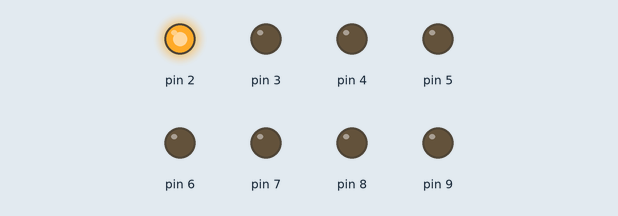
This sketch was run on a simulated Arduino Uno, built with avr-gcc and run on an emulated ATmega328P. Shown: output pins drawn as LEDs (lit = HIGH).

Above: at 0.2 s.
At 1.2 s:
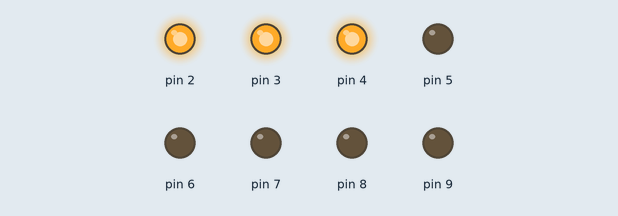
At 2.2 s:
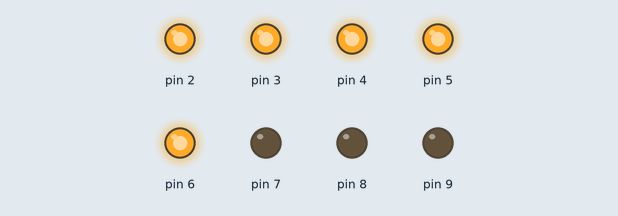
At 4.7 s:
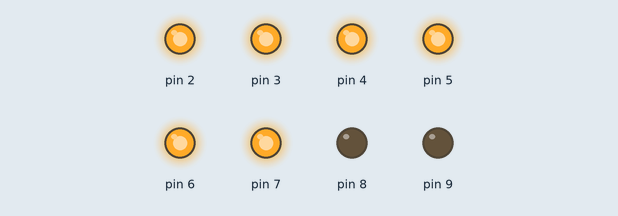
At 6.7 s:
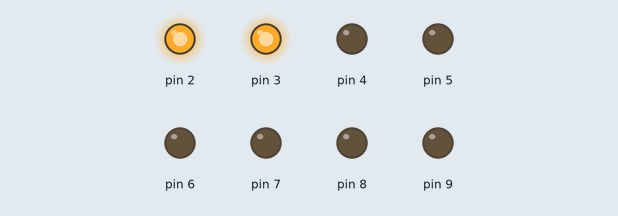
At 9.7 s:
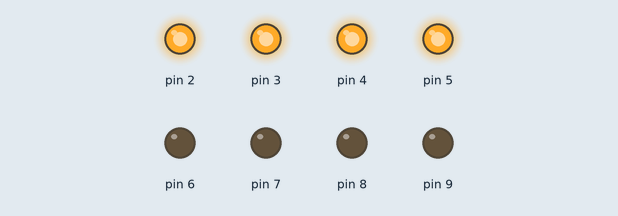
Timing chart, 0 to 10.4 s (numbered marks = the images above):
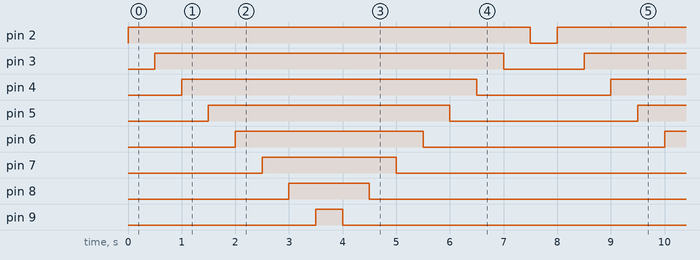

The sketch:

SecuenciaDeLEDS.ino
```cpp
void setup() {
  pinMode(2,OUTPUT);
  pinMode(3,OUTPUT);
  pinMode(4,OUTPUT);
  pinMode(5,OUTPUT);
  pinMode(6,OUTPUT);
  pinMode(7,OUTPUT);
  pinMode(8,OUTPUT);
  pinMode(9,OUTPUT);
}
int a=1;
boolean x;
void loop() {
    if(a==1)
      x=true;
      else
      if(a==9)
      x=false;
    if(x==true){
    a++;
    digitalWrite(a,HIGH);
    }
    else{
    if(x==false){
      digitalWrite(a,LOW);
    a--;
    }}
  delay(500);
}
```

Measured:
- by itself, pin 2: alternates HIGH for 7.5 s and LOW for 0.50 s
- by itself, pin 3: alternates HIGH for 6.5 s and LOW for 1.5 s
- by itself, pin 4: alternates HIGH for 5.5 s and LOW for 2.5 s
- by itself, pin 5: alternates HIGH for 4.5 s and LOW for 3.5 s
- by itself, pin 6: alternates HIGH for 3.5 s and LOW for 4.5 s
- by itself, pin 7: alternates HIGH for 2.5 s and LOW for 5.5 s
- by itself, pin 8: alternates HIGH for 1.5 s and LOW for 6.5 s
- by itself, pin 9: alternates HIGH for 0.50 s and LOW for 7.5 s
